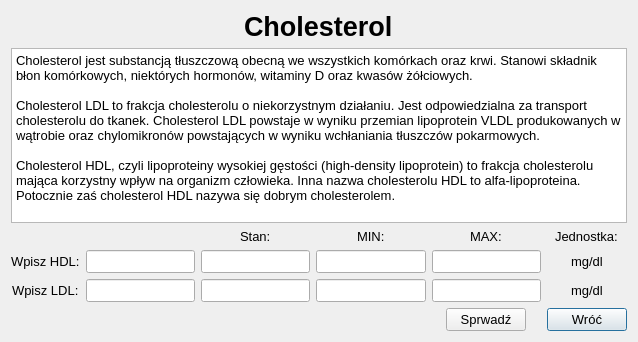
<?xml version="1.0" encoding="UTF-8"?>
<ui version="4.0">
 <class>cholesterol</class>
 <widget class="QDialog" name="cholesterol">
  <property name="geometry">
   <rect>
    <x>0</x>
    <y>0</y>
    <width>638</width>
    <height>342</height>
   </rect>
  </property>
  <property name="windowTitle">
   <string>Cholesterol</string>
  </property>
  <layout class="QGridLayout" name="gridLayout_2">
   <item row="0" column="0">
    <layout class="QGridLayout" name="gridLayout">
     <item row="1" column="5" alignment="Qt::AlignHCenter|Qt::AlignVCenter">
      <widget class="QLabel" name="label_9">
       <property name="font">
        <font>
         <pointsize>10</pointsize>
        </font>
       </property>
       <property name="text">
        <string>Jednostka:</string>
       </property>
      </widget>
     </item>
     <item row="2" column="0" alignment="Qt::AlignHCenter|Qt::AlignVCenter">
      <widget class="QLabel" name="label_3">
       <property name="font">
        <font>
         <pointsize>10</pointsize>
        </font>
       </property>
       <property name="text">
        <string>Wpisz HDL:</string>
       </property>
      </widget>
     </item>
     <item row="3" column="1" alignment="Qt::AlignHCenter|Qt::AlignVCenter">
      <widget class="QLineEdit" name="lineEdit_ldl">
       <property name="minimumSize">
        <size>
         <width>100</width>
         <height>0</height>
        </size>
       </property>
       <property name="maximumSize">
        <size>
         <width>500</width>
         <height>16777215</height>
        </size>
       </property>
       <property name="font">
        <font>
         <pointsize>10</pointsize>
        </font>
       </property>
      </widget>
     </item>
     <item row="4" column="5" alignment="Qt::AlignHCenter|Qt::AlignVCenter">
      <widget class="QPushButton" name="pushButton">
       <property name="font">
        <font>
         <pointsize>10</pointsize>
        </font>
       </property>
       <property name="text">
        <string>Wróć</string>
       </property>
      </widget>
     </item>
     <item row="2" column="2" alignment="Qt::AlignHCenter|Qt::AlignVCenter">
      <widget class="QLineEdit" name="lineEdit_stan">
       <property name="minimumSize">
        <size>
         <width>100</width>
         <height>0</height>
        </size>
       </property>
       <property name="maximumSize">
        <size>
         <width>500</width>
         <height>16777215</height>
        </size>
       </property>
       <property name="font">
        <font>
         <pointsize>10</pointsize>
        </font>
       </property>
       <property name="readOnly">
        <bool>true</bool>
       </property>
      </widget>
     </item>
     <item row="1" column="2" alignment="Qt::AlignHCenter|Qt::AlignVCenter">
      <widget class="QLabel" name="label_6">
       <property name="font">
        <font>
         <pointsize>10</pointsize>
        </font>
       </property>
       <property name="text">
        <string>Stan:</string>
       </property>
      </widget>
     </item>
     <item row="3" column="5" alignment="Qt::AlignHCenter|Qt::AlignVCenter">
      <widget class="QLabel" name="label_11">
       <property name="font">
        <font>
         <pointsize>10</pointsize>
        </font>
       </property>
       <property name="text">
        <string>mg/dl</string>
       </property>
      </widget>
     </item>
     <item row="3" column="3" alignment="Qt::AlignHCenter|Qt::AlignVCenter">
      <widget class="QLineEdit" name="lineEdit_min_2">
       <property name="minimumSize">
        <size>
         <width>100</width>
         <height>0</height>
        </size>
       </property>
       <property name="maximumSize">
        <size>
         <width>500</width>
         <height>16777215</height>
        </size>
       </property>
       <property name="font">
        <font>
         <pointsize>10</pointsize>
        </font>
       </property>
       <property name="readOnly">
        <bool>true</bool>
       </property>
      </widget>
     </item>
     <item row="2" column="3" alignment="Qt::AlignHCenter|Qt::AlignVCenter">
      <widget class="QLineEdit" name="lineEdit_min">
       <property name="minimumSize">
        <size>
         <width>100</width>
         <height>0</height>
        </size>
       </property>
       <property name="maximumSize">
        <size>
         <width>500</width>
         <height>16777215</height>
        </size>
       </property>
       <property name="font">
        <font>
         <pointsize>10</pointsize>
        </font>
       </property>
       <property name="readOnly">
        <bool>true</bool>
       </property>
      </widget>
     </item>
     <item row="2" column="1" alignment="Qt::AlignHCenter|Qt::AlignVCenter">
      <widget class="QLineEdit" name="lineEdit_hdl">
       <property name="minimumSize">
        <size>
         <width>100</width>
         <height>0</height>
        </size>
       </property>
       <property name="maximumSize">
        <size>
         <width>500</width>
         <height>16777215</height>
        </size>
       </property>
       <property name="font">
        <font>
         <pointsize>10</pointsize>
        </font>
       </property>
      </widget>
     </item>
     <item row="0" column="0" colspan="6">
      <layout class="QVBoxLayout" name="verticalLayout">
       <item alignment="Qt::AlignHCenter|Qt::AlignVCenter">
        <widget class="QLabel" name="label_4">
         <property name="font">
          <font>
           <pointsize>20</pointsize>
           <weight>75</weight>
           <bold>true</bold>
          </font>
         </property>
         <property name="text">
          <string>Cholesterol</string>
         </property>
        </widget>
       </item>
       <item alignment="Qt::AlignVCenter">
        <widget class="QPlainTextEdit" name="plainTextEdit">
         <property name="maximumSize">
          <size>
           <width>16777215</width>
           <height>500</height>
          </size>
         </property>
         <property name="font">
          <font>
           <pointsize>10</pointsize>
          </font>
         </property>
         <property name="plainText">
          <string>Cholesterol jest substancją tłuszczową obecną we wszystkich komórkach oraz krwi. Stanowi składnik błon komórkowych, niektórych hormonów, witaminy D oraz kwasów żółciowych.

Cholesterol LDL to frakcja cholesterolu o niekorzystnym działaniu. Jest odpowiedzialna za transport cholesterolu do tkanek. Cholesterol LDL powstaje w wyniku przemian lipoprotein VLDL produkowanych w wątrobie oraz chylomikronów powstających w wyniku wchłaniania tłuszczów pokarmowych.

Cholesterol HDL, czyli lipoproteiny wysokiej gęstości (high-density lipoprotein) to frakcja cholesterolu mająca korzystny wpływ na organizm człowieka. Inna nazwa cholesterolu HDL to alfa-lipoproteina. Potocznie zaś cholesterol HDL nazywa się dobrym cholesterolem.</string>
         </property>
        </widget>
       </item>
      </layout>
     </item>
     <item row="3" column="4" alignment="Qt::AlignHCenter|Qt::AlignVCenter">
      <widget class="QLineEdit" name="lineEdit_max_2">
       <property name="minimumSize">
        <size>
         <width>100</width>
         <height>0</height>
        </size>
       </property>
       <property name="maximumSize">
        <size>
         <width>500</width>
         <height>16777215</height>
        </size>
       </property>
       <property name="font">
        <font>
         <pointsize>10</pointsize>
        </font>
       </property>
       <property name="readOnly">
        <bool>true</bool>
       </property>
      </widget>
     </item>
     <item row="1" column="4" alignment="Qt::AlignHCenter|Qt::AlignVCenter">
      <widget class="QLabel" name="label_8">
       <property name="font">
        <font>
         <pointsize>10</pointsize>
        </font>
       </property>
       <property name="text">
        <string>MAX:</string>
       </property>
      </widget>
     </item>
     <item row="2" column="4" alignment="Qt::AlignHCenter|Qt::AlignVCenter">
      <widget class="QLineEdit" name="lineEdit_max">
       <property name="minimumSize">
        <size>
         <width>100</width>
         <height>0</height>
        </size>
       </property>
       <property name="maximumSize">
        <size>
         <width>500</width>
         <height>16777215</height>
        </size>
       </property>
       <property name="font">
        <font>
         <pointsize>10</pointsize>
        </font>
       </property>
       <property name="readOnly">
        <bool>true</bool>
       </property>
      </widget>
     </item>
     <item row="4" column="4" alignment="Qt::AlignHCenter|Qt::AlignVCenter">
      <widget class="QPushButton" name="pushButton_2">
       <property name="font">
        <font>
         <pointsize>10</pointsize>
        </font>
       </property>
       <property name="text">
        <string>Sprwadź</string>
       </property>
      </widget>
     </item>
     <item row="2" column="5" alignment="Qt::AlignHCenter|Qt::AlignVCenter">
      <widget class="QLabel" name="label_10">
       <property name="font">
        <font>
         <pointsize>10</pointsize>
        </font>
       </property>
       <property name="text">
        <string>mg/dl</string>
       </property>
      </widget>
     </item>
     <item row="1" column="3" alignment="Qt::AlignHCenter|Qt::AlignVCenter">
      <widget class="QLabel" name="label_7">
       <property name="font">
        <font>
         <pointsize>10</pointsize>
        </font>
       </property>
       <property name="text">
        <string>MIN:</string>
       </property>
      </widget>
     </item>
     <item row="3" column="2" alignment="Qt::AlignHCenter|Qt::AlignVCenter">
      <widget class="QLineEdit" name="lineEdit_stan_2">
       <property name="minimumSize">
        <size>
         <width>100</width>
         <height>0</height>
        </size>
       </property>
       <property name="maximumSize">
        <size>
         <width>500</width>
         <height>16777215</height>
        </size>
       </property>
       <property name="font">
        <font>
         <pointsize>10</pointsize>
        </font>
       </property>
       <property name="readOnly">
        <bool>true</bool>
       </property>
      </widget>
     </item>
     <item row="3" column="0" alignment="Qt::AlignHCenter|Qt::AlignVCenter">
      <widget class="QLabel" name="label_2">
       <property name="font">
        <font>
         <pointsize>10</pointsize>
        </font>
       </property>
       <property name="text">
        <string>Wpisz LDL:</string>
       </property>
      </widget>
     </item>
    </layout>
   </item>
  </layout>
 </widget>
 <resources/>
 <connections/>
</ui>
